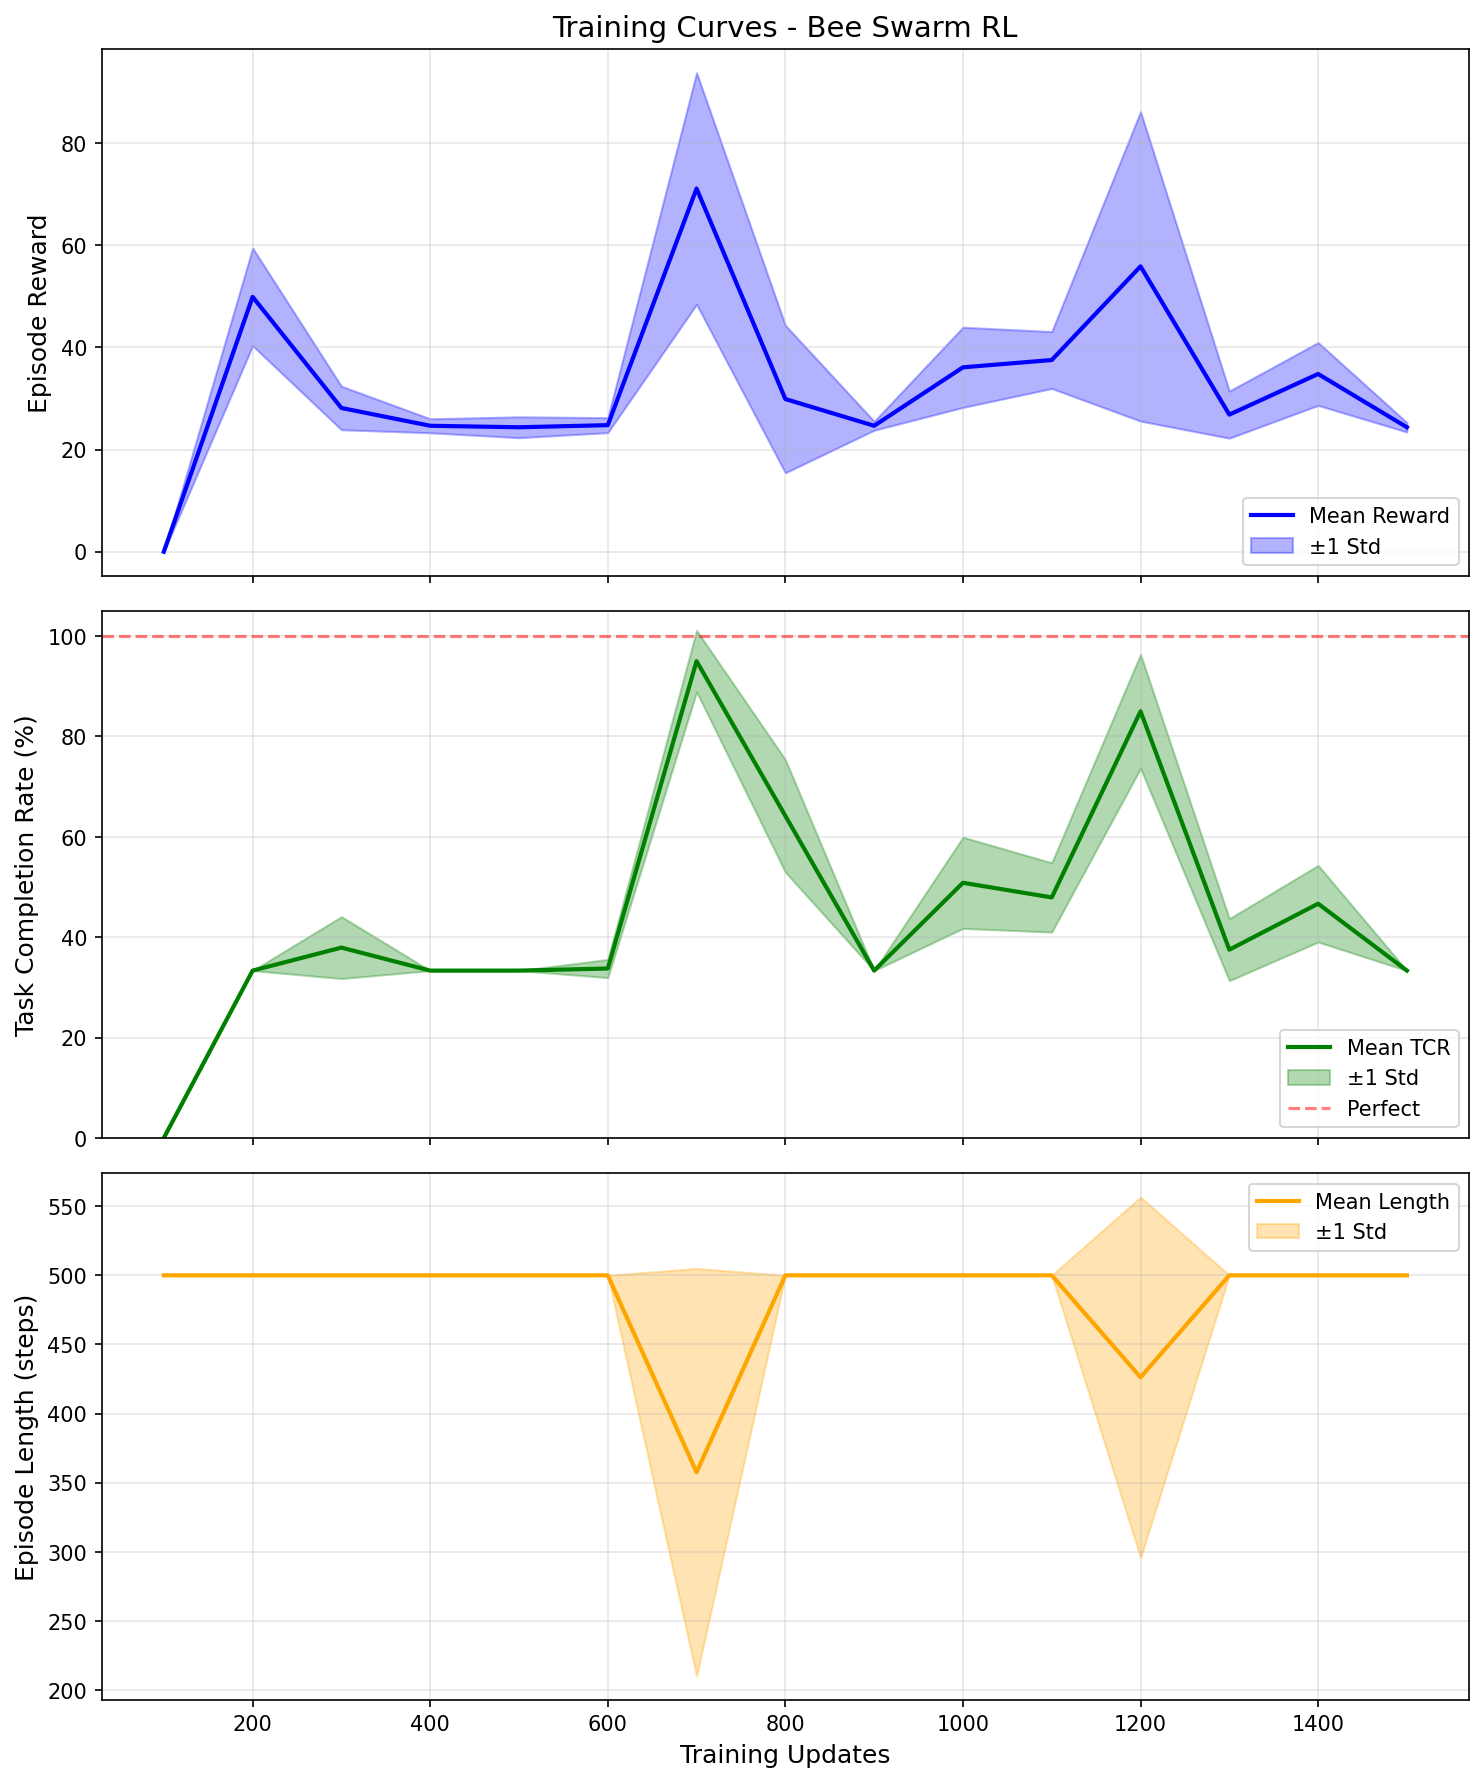

Generate this figure with Python:
"""
Training Curves Analysis for Bee Swarm RL.

Extracts performance metrics from saved checkpoints and generates training curves.
"""

import os
import json
import numpy as np
import torch
import matplotlib.pyplot as plt
from collections import defaultdict

from bees_env import BeeForagingEnv
from bee_policy import Actor


def get_checkpoint_dirs():
    """Find all checkpoint directories."""
    checkpoints = []
    
    # Look for upd* directories
    for item in os.listdir('.'):
        if os.path.isdir(item):
            if item.startswith('upd') and os.path.exists(f'{item}/outputs_actor.pt'):
                try:
                    update_num = int(item.replace('upd', ''))
                    checkpoints.append((update_num, item))
                except ValueError:
                    pass
            elif item == 'best' and os.path.exists(f'{item}/outputs_actor.pt'):
                checkpoints.append((-1, item))  # Special marker for best
            elif item == 'final' and os.path.exists(f'{item}/outputs_actor.pt'):
                checkpoints.append((999999, item))  # Special marker for final
    
    # Sort by update number
    checkpoints.sort(key=lambda x: x[0])
    return checkpoints


def load_actor(model_path, num_bees=5, action_dim=3, hidden_dim=256, num_flowers=12, retask_board_size=2):
    """Load an actor from checkpoint."""
    actor = Actor(
        num_bees=num_bees,
        action_dim=action_dim,
        hidden_dim=hidden_dim,
        num_flowers=num_flowers,
        retask_board_size=retask_board_size
    )
    actor.load_state_dict(torch.load(model_path, map_location='cpu', weights_only=True))
    actor.eval()
    return actor


def evaluate_checkpoint(actor, env, num_episodes=20, max_steps=500, device='cpu'):
    """Evaluate a checkpoint and return metrics."""
    metrics = {
        'rewards': [],
        'tcr': [],
        'dsr': [],
        'episode_length': [],
        'flowers_harvested': []
    }
    
    for ep in range(num_episodes):
        obs = env.reset()
        episode_reward = 0
        
        for step in range(max_steps):
            # Get actions from actor
            actions = {}
            with torch.no_grad():
                for agent_name, agent_obs in obs.items():
                    # Convert observation dict to tensor format expected by Actor
                    if isinstance(agent_obs, dict):
                        obs_tensor = {
                            k: torch.FloatTensor(v).unsqueeze(0).to(device)
                            for k, v in agent_obs.items()
                        }
                    else:
                        obs_tensor = torch.FloatTensor(agent_obs).unsqueeze(0).to(device)
                    
                    action_probs = actor(obs_tensor)
                    action = torch.argmax(action_probs, dim=-1).item()
                    actions[agent_name] = action
            
            # Step environment
            result = env.step(actions)
            if len(result) == 6:
                obs, rewards, terms, truncs, infos, _ = result
            else:
                obs, rewards, terms, truncs, infos = result
            episode_reward += sum(rewards.values())
            
            if any(terms.values()) or any(truncs.values()):
                break
        
        # Calculate metrics
        harvested = sum(1 for f in env.flowers if f.harvested)
        tcr = harvested / len(env.flowers) * 100
        
        # DSR
        hard_total = sum(1 for f in env.flowers if f.window_type == "HARD")
        if hard_total > 0:
            hard_completed = sum(1 for f in env.flowers 
                                if f.window_type == "HARD" and f.harvested)
            dsr = hard_completed / hard_total * 100
        else:
            dsr = 100.0
        
        metrics['rewards'].append(episode_reward)
        metrics['tcr'].append(tcr)
        metrics['dsr'].append(dsr)
        metrics['episode_length'].append(step + 1)
        metrics['flowers_harvested'].append(harvested)
    
    return {
        'reward_mean': np.mean(metrics['rewards']),
        'reward_std': np.std(metrics['rewards']),
        'tcr_mean': np.mean(metrics['tcr']),
        'tcr_std': np.std(metrics['tcr']),
        'dsr_mean': np.mean(metrics['dsr']),
        'dsr_std': np.std(metrics['dsr']),
        'length_mean': np.mean(metrics['episode_length']),
        'length_std': np.std(metrics['episode_length']),
        'harvested_mean': np.mean(metrics['flowers_harvested']),
        'harvested_std': np.std(metrics['flowers_harvested'])
    }


def generate_training_curves(num_episodes=20, save_path='training_curves.json'):
    """Generate training curves by evaluating all checkpoints."""
    
    # Create environment
    env = BeeForagingEnv(retask_board_size=2, verbose=False)
    env.reset()
    
    # Find checkpoints
    checkpoints = get_checkpoint_dirs()
    print(f"Found {len(checkpoints)} checkpoints")
    
    # Evaluate each checkpoint
    results = {
        'updates': [],
        'checkpoint_names': [],
        'reward_mean': [],
        'reward_std': [],
        'tcr_mean': [],
        'tcr_std': [],
        'dsr_mean': [],
        'dsr_std': [],
        'length_mean': [],
        'length_std': [],
        'harvested_mean': [],
        'harvested_std': []
    }
    
    for update_num, checkpoint_dir in checkpoints:
        print(f"\nEvaluating checkpoint: {checkpoint_dir} (update {update_num})")
        
        # Load actor
        model_path = f'{checkpoint_dir}/outputs_actor.pt'
        try:
            actor = load_actor(model_path, num_bees=5)
        except Exception as e:
            print(f"  Failed to load: {e}")
            continue
        
        # Evaluate
        metrics = evaluate_checkpoint(actor, env, num_episodes=num_episodes)
        
        # Store results
        results['updates'].append(update_num if update_num >= 0 else 0)
        results['checkpoint_names'].append(checkpoint_dir)
        
        for key in ['reward_mean', 'reward_std', 'tcr_mean', 'tcr_std', 
                    'dsr_mean', 'dsr_std', 'length_mean', 'length_std',
                    'harvested_mean', 'harvested_std']:
            results[key].append(metrics[key])
        
        print(f"  Reward: {metrics['reward_mean']:.1f} ± {metrics['reward_std']:.1f}")
        print(f"  TCR: {metrics['tcr_mean']:.1f}% ± {metrics['tcr_std']:.1f}%")
        print(f"  DSR: {metrics['dsr_mean']:.1f}% ± {metrics['dsr_std']:.1f}%")
        print(f"  Steps: {metrics['length_mean']:.1f} ± {metrics['length_std']:.1f}")
    
    # Save results
    with open(save_path, 'w') as f:
        json.dump(results, f, indent=2)
    print(f"\nResults saved to {save_path}")
    
    return results


def plot_training_curves(results, save_path='training_curves.png'):
    """Plot training curves from results."""
    
    # Filter out 'best' and 'final' for the main curve (they're not sequential updates)
    updates = []
    reward_mean = []
    reward_std = []
    tcr_mean = []
    tcr_std = []
    length_mean = []
    length_std = []
    
    for i, name in enumerate(results['checkpoint_names']):
        if name.startswith('upd'):
            updates.append(results['updates'][i])
            reward_mean.append(results['reward_mean'][i])
            reward_std.append(results['reward_std'][i])
            tcr_mean.append(results['tcr_mean'][i])
            tcr_std.append(results['tcr_std'][i])
            length_mean.append(results['length_mean'][i])
            length_std.append(results['length_std'][i])
    
    updates = np.array(updates)
    reward_mean = np.array(reward_mean)
    reward_std = np.array(reward_std)
    tcr_mean = np.array(tcr_mean)
    tcr_std = np.array(tcr_std)
    length_mean = np.array(length_mean)
    length_std = np.array(length_std)
    
    # Create figure with 3 subplots
    fig, axes = plt.subplots(3, 1, figsize=(10, 12), sharex=True)
    
    # Plot 1: Reward
    ax1 = axes[0]
    ax1.plot(updates, reward_mean, 'b-', linewidth=2, label='Mean Reward')
    ax1.fill_between(updates, reward_mean - reward_std, reward_mean + reward_std, 
                     alpha=0.3, color='blue', label='±1 Std')
    ax1.set_ylabel('Episode Reward', fontsize=12)
    ax1.set_title('Training Curves - Bee Swarm RL', fontsize=14)
    ax1.legend(loc='lower right')
    ax1.grid(True, alpha=0.3)
    
    # Plot 2: Task Completion Rate
    ax2 = axes[1]
    ax2.plot(updates, tcr_mean, 'g-', linewidth=2, label='Mean TCR')
    ax2.fill_between(updates, tcr_mean - tcr_std, tcr_mean + tcr_std, 
                     alpha=0.3, color='green', label='±1 Std')
    ax2.set_ylabel('Task Completion Rate (%)', fontsize=12)
    ax2.set_ylim(0, 105)
    ax2.axhline(y=100, color='r', linestyle='--', alpha=0.5, label='Perfect')
    ax2.legend(loc='lower right')
    ax2.grid(True, alpha=0.3)
    
    # Plot 3: Episode Length
    ax3 = axes[2]
    ax3.plot(updates, length_mean, 'orange', linewidth=2, label='Mean Length')
    ax3.fill_between(updates, length_mean - length_std, length_mean + length_std, 
                     alpha=0.3, color='orange', label='±1 Std')
    ax3.set_xlabel('Training Updates', fontsize=12)
    ax3.set_ylabel('Episode Length (steps)', fontsize=12)
    ax3.legend(loc='upper right')
    ax3.grid(True, alpha=0.3)
    
    plt.tight_layout()
    plt.savefig(save_path, dpi=150, bbox_inches='tight')
    print(f"Plot saved to {save_path}")
    
    return fig


def print_summary_table(results):
    """Print a summary table of all checkpoints."""
    print("\n" + "="*90)
    print("TRAINING PROGRESS SUMMARY")
    print("="*90)
    print(f"{'Checkpoint':<12} {'Update':>8} {'Reward':>12} {'TCR%':>10} {'DSR%':>10} {'Steps':>10}")
    print("-"*90)
    
    for i, name in enumerate(results['checkpoint_names']):
        update = results['updates'][i]
        reward = f"{results['reward_mean'][i]:.1f}±{results['reward_std'][i]:.1f}"
        tcr = f"{results['tcr_mean'][i]:.1f}±{results['tcr_std'][i]:.1f}"
        dsr = f"{results['dsr_mean'][i]:.1f}±{results['dsr_std'][i]:.1f}"
        length = f"{results['length_mean'][i]:.0f}±{results['length_std'][i]:.0f}"
        
        print(f"{name:<12} {update:>8} {reward:>12} {tcr:>10} {dsr:>10} {length:>10}")
    
    print("="*90)


if __name__ == "__main__":
    import argparse
    
    parser = argparse.ArgumentParser(description='Generate training curves for Bee Swarm RL')
    parser.add_argument('--episodes', type=int, default=20, 
                        help='Episodes per checkpoint for evaluation')
    parser.add_argument('--save-data', type=str, default='training_curves.json',
                        help='Path to save JSON results')
    parser.add_argument('--save-plot', type=str, default='training_curves.png',
                        help='Path to save plot')
    parser.add_argument('--no-plot', action='store_true',
                        help='Skip plotting (useful for headless servers)')
    args = parser.parse_args()
    
    # Generate curves
    results = generate_training_curves(
        num_episodes=args.episodes,
        save_path=args.save_data
    )
    
    # Print summary
    print_summary_table(results)
    
    # Plot if not disabled
    if not args.no_plot:
        try:
            plot_training_curves(results, save_path=args.save_plot)
        except Exception as e:
            print(f"Could not plot (display issue?): {e}")
            print("Data saved to JSON - you can plot later.")
